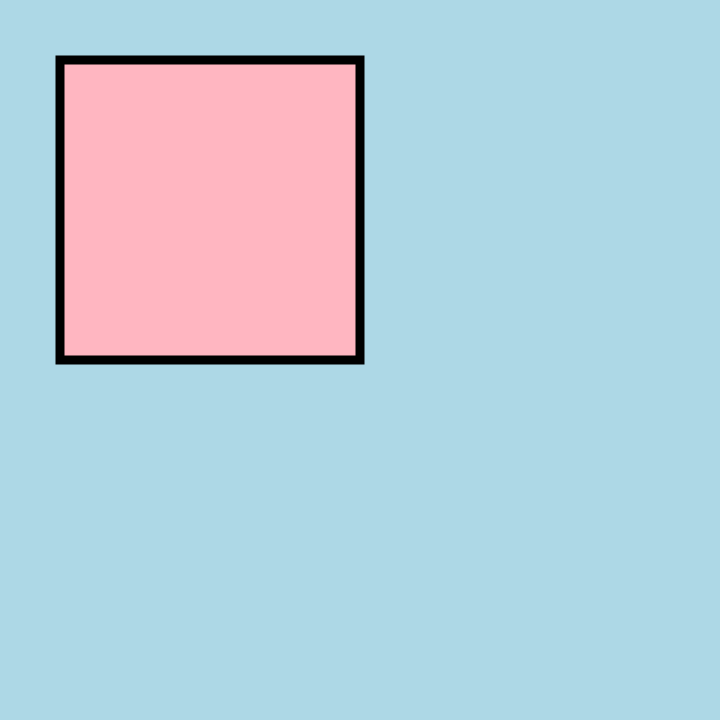
Frame 1 (no input)
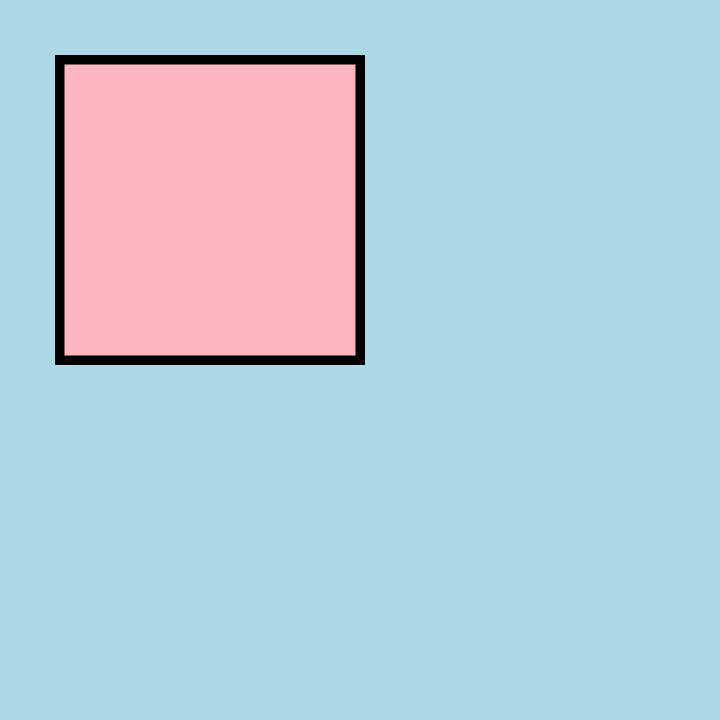
Frame 60 (no input)
Frame 120 (the mouse pressed at the canvas centre since frame 60): identical to frame 60, image omitted

The p5.js sketch that drew these frames (run headless with seeded random() and noise() and a simulated clock; from frame 60 on, the mouse is pressed at the canvas centre):

// p5.js sketch
// ── sketch.js
function setup() {
  createCanvas(720,720);
  background('lightblue');
  fill('lightpink');
  strokeWeight (9);

}

function draw() {
  
  translate(60,60); //resets origin point
  
  quad (
  0,0,
    300,0,
    300,300,
    0,300
  );

}
